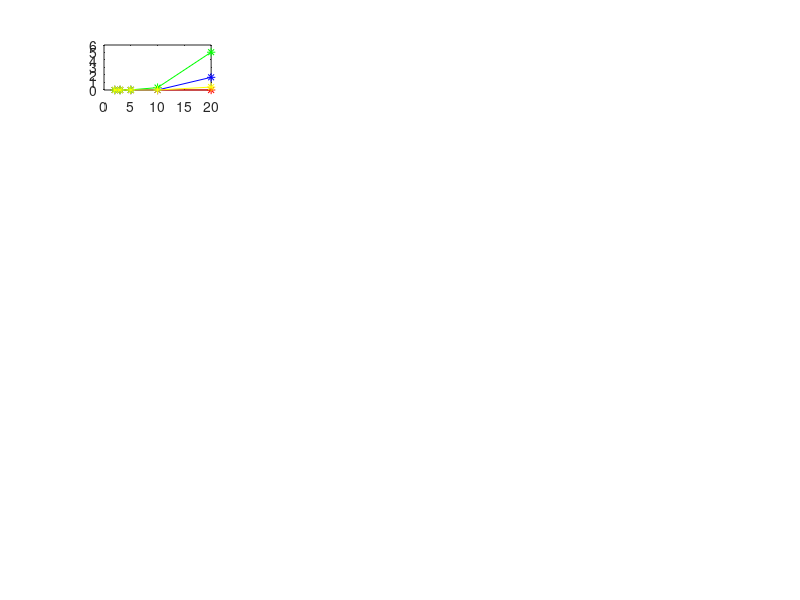

Source code (MATLAB): (Note: this script raises an error after producing the figure.)
x = [2 3 5 10 20];

BIPOP = [0.00e+00  0.00e+00  0.00e+00  2.66e-15  2.59e-14;
         0.00e+00  0.00e+00  0.00e+00  1.96e-01  2.74e+03;
         6.63e-02  7.09e-01  3.32e+00  1.23e+01  3.17e+01;
         1.08e+00  2.57e+00  6.34e+00  1.83e+01  5.43e+01;
         6.51e-16 -2.96e-16 -7.40e-15 -7.40e-15  2.29e-14;
         1.18e-16  2.96e-15  3.53e-14  3.26e-09  1.93e-02;
         0.00e+00  7.99e-16  5.00e-15  2.34e-01  5.58e+00;
         0.00e+00  0.00e+00  1.55e-02  9.69e-01  1.48e+01;
         0.00e+00  0.00e+00  0.00e+00  7.03e-01  1.76e+01;
         0.00e+00  0.00e+00  0.00e+00  1.01e-01  3.37e+03;
         0.00e+00  0.00e+00  4.74e-16  1.36e-03  3.27e+02;
         2.56e-03  3.52e-02  1.64e-01  5.00e-01  3.64e+00;
         1.31e-12  3.95e-12  1.45e-09  2.91e-01  5.40e+00;
         8.85e-14  3.27e-13  7.75e-13  6.06e-07  3.89e-04;
         2.32e-01  7.74e-01  2.32e+00  8.69e+00  4.18e+01;
         0.00e+00  3.36e-02  2.38e-01  2.27e+00  3.23e+00;
         3.82e-13  2.85e-06  1.17e-03  4.93e-01  5.12e-02;
         2.09e-01  7.85e-02  9.08e-02  2.72e-01  6.96e-01;
         1.63e-03  9.82e-02  3.83e-01  2.08e+00  5.03e+00;
         2.07e-01  5.44e-01  1.14e+00  1.57e+00  1.86e+00;
         4.61e-02  3.16e-01  6.36e-01  1.54e+00  2.86e+00;
         7.18e-02  2.97e-01  9.59e-01  8.57e+00  1.32e+01;
         6.17e-02  4.49e-01  8.27e-01  1.94e+00  3.23e+00;
         1.27e+00  2.67e+00  8.10e+00  3.72e+01  1.31e+02];

DEAE = [0.00e+00  0.00e+00  0.00e+00  1.17e-12  1.69e+00;
        0.00e+00  0.00e+00  0.00e+00  4.34e+01  3.45e+03;
        0.00e+00  4.85e-01  4.75e+00  3.19e+01  1.64e+02;
        1.99e-01  1.07e+00  7.83e+00  4.77e+01  2.60e+02;
        6.51e-16 -2.96e-16 -7.40e-15 -7.40e-15  2.29e-14;
        0.00e+00  0.00e+00  4.04e-12  5.60e-02  1.30e+02;
        0.00e+00  5.20e-04  1.14e-02  3.00e+00  6.87e+01;
        0.00e+00  0.00e+00  5.24e-01  7.03e+00  1.54e+02;
        0.00e+00  0.00e+00  4.72e-01  3.68e+00  7.52e+01;
        0.00e+00  0.00e+00  0.00e+00  1.82e+01  3.10e+03;
        0.00e+00  0.00e+00  0.00e+00  3.07e+00  7.30e+01;
        2.46e-01  4.06e+00  9.29e-02  8.54e+00  4.52e+06;
        2.96e-16  2.65e-14  3.45e-13  5.40e-02  1.48e+02;
       -7.40e-18 -7.40e-18  8.53e-15  2.68e-05  1.05e+00;
        1.99e-01  7.96e-01  3.53e+00  3.57e+01  2.05e+02;
        0.00e+00  3.41e-02  1.18e+00  1.20e+01  2.56e+01;
       -6.48e-18  1.13e-05  7.57e-03  4.30e-01  5.00e+00;
        2.23e-08  7.08e-02  7.49e-02  2.80e+00  1.83e+01;
        5.24e-03  1.30e-02  7.93e-01  3.02e+00  5.37e+00;
        1.97e-01  2.11e-01  5.42e-01  1.28e+00  1.93e+00;
        6.20e-02  2.37e-01  7.27e-01  4.74e+00  8.19e+00;
        9.22e-02  4.61e-02  7.50e-01  6.86e+00  1.73e+01;
        3.41e-01  8.78e-01  1.46e+00  1.94e+00  3.42e+00;
        1.87e+00  2.92e+00  1.10e+01  4.87e+01  1.72e+02];

GA = [1.28e-06  2.04e-04  1.61e-02  3.18e-01  5.04e+00;
      7.73e-04  9.53e-01  5.28e+01  1.63e+03  5.26e+04;
      1.17e-03  1.15e-01  2.01e+00  1.43e+01  1.13e+02;
      7.53e-02  4.83e-01  3.05e+00  2.38e+01  1.54e+02;
      6.51e-16 -2.96e-16 -7.40e-15  3.03e-01  2.67e+01;
      3.25e-02  4.52e-01  2.28e+00  2.71e+01  1.73e+02;
      2.08e-02  9.94e-03  5.32e-01  7.17e+00  5.87e+01;
      1.93e-02  3.55e-01  4.23e+00  7.75e+01  1.62e+03;
      1.55e-02  3.22e-01  5.29e+00  7.55e+01  9.27e+02;
      3.32e+00  1.08e+02  6.41e+02  1.20e+04  1.61e+05;
      2.87e+00  8.11e+00  1.23e+01  6.29e+01  1.72e+02;
      7.96e-01  1.37e+01  3.04e+03  3.24e+05  9.96e+06;
      3.69e-01  2.36e+00  1.31e+01  1.29e+02  4.34e+02;
      5.98e-03  1.58e-03  1.90e-02  3.15e-01  3.75e+00;
      7.99e-01  2.48e+00  9.20e+00  4.82e+01  1.79e+02;
      2.22e-02  2.68e-01  1.67e+00  9.64e+00  2.09e+01;
      1.32e-02  3.41e-02  2.51e-01  9.89e-01  3.13e+00;
      2.49e-01  3.35e-01  8.96e-01  4.91e+00  1.32e+01;
      4.69e-03  1.08e-01  8.27e-01  3.22e+00  6.00e+00;
      4.23e-02  1.82e-01  6.74e-01  1.60e+00  1.56e+01;
      1.59e-04  1.44e-03  4.65e-01  3.52e+00  1.51e+01;
      1.26e-02  1.46e-01  8.15e-01  4.70e+00  1.76e+01;
      4.69e-01  8.69e-01  1.16e+00  1.79e+00  3.03e+00;
      1.88e+00  4.23e+00  1.22e+01  5.73e+01  1.80e+02];

PSO = [0.00e+00  0.00e+00  6.89e-14  2.97e-07  3.88e-01;
       6.97e-01  5.53e+00  8.99e+01  1.26e+03  2.00e+04;
       0.00e+00  2.65e-01  2.71e+00  1.42e+01  6.18e+01;
       2.87e-14  1.21e+00  3.88e+00  1.72e+01  7.63e+01;
       6.51e-16 -2.96e-16 -7.40e-15  1.53e+00  1.90e+01;
       4.13e-11  2.99e-03  1.67e+00  1.65e+01  1.51e+02;
       1.66e-15  2.05e-13  4.04e-01  2.81e+00  2.72e+01;
       5.50e-06  4.17e-01  9.61e-01  7.62e+00  8.72e+01;
       5.35e-07  9.26e-02  1.50e+00  1.03e+01  6.51e+01;
       6.91e+00  5.41e+00  3.16e+02  5.89e+03  6.04e+04;
       4.49e+00  1.15e+01  2.53e+01  7.39e+01  1.83e+02;
       7.09e-01  9.94e+00  1.51e+01  1.76e+05  2.42e+05;
       3.38e-02  1.00e+00  1.06e+01  2.04e+01  1.01e+02;
       5.39e-06  5.18e-05  2.84e-04  2.03e-03  5.05e-01;
       1.33e-01  1.67e+00  6.20e+00  2.70e+01  1.12e+02;
       2.28e-02  6.28e-02  3.74e-01  4.07e+00  1.47e+01;
       1.98e-06  6.52e-03  2.26e-02  5.54e-01  1.93e+00;
       6.99e-02  2.37e-01  1.35e-01  1.69e+00  7.27e+00;
       1.05e-03  5.46e-02  5.50e-01  2.75e+00  5.39e+00;
       7.90e-02  2.31e-01  5.47e-01  1.08e+00  1.64e+00;
       0.00e+00  2.49e-01  1.13e+00  2.43e+00  4.67e+00;
       2.19e-01  9.22e-02  9.57e-01  3.25e+00  1.32e+01;
       2.96e-01  7.11e-01  8.43e-01  1.59e+00  2.59e+00;
       1.41e+00  3.53e+00  1.01e+01  4.98e+01  1.50e+02];

for i = 1:24

    subplot(6,4,i);
    plot(x,BIPOP(i,:),'r-*',x,DEAE(i,:),'b-*',x,GA(i,:),'g-*',x,PSO(i,:),'y-*');
    %legend({'BIPOP','DEAE','GA','PSO'},'Location','northwest');
    title('f'+string(i));

end